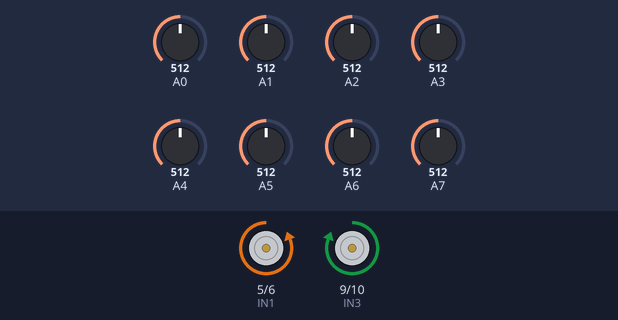
Bench run of a sketch on a simulated Arduino Nano, built with avr-gcc and run on an emulated ATmega328P. On the bench: motor-driver pin pairs drawn as motors (green arrow = first pin HIGH = forward, orange = second pin HIGH = backward, longer = more drive). The test bench sets the inputs (shaded band); at power-on: A2 = 512, A0 = 512, A6 = 512, A1 = 512, A5 = 512, A3 = 512, A4 = 512, A7 = 512.

Above: at 12.4 s.
12.5 s: A2 set to 499
At 13.3 s:
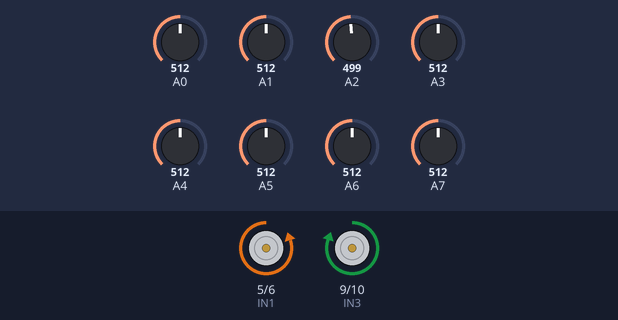
14.0 s: A0 set to 716
At 14.4 s:
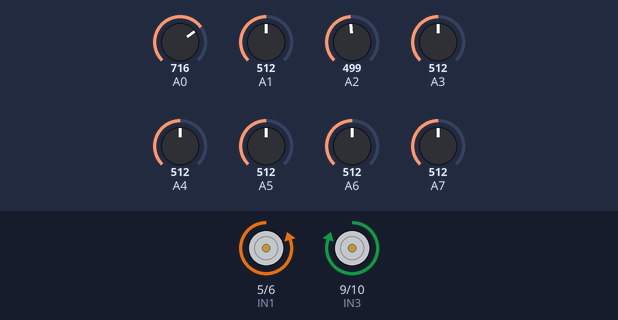
15.5 s: A6 set to 240
18.5 s: A1 set to 992
At 19.5 s:
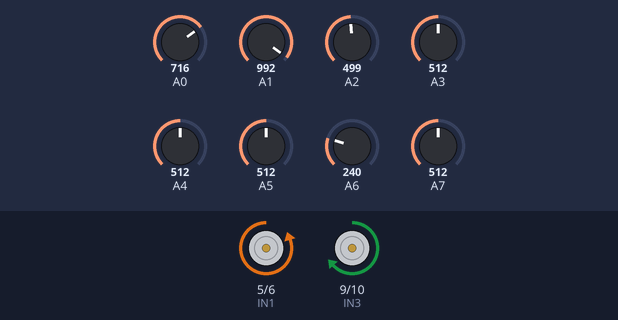
20.0 s: A5 set to 425
At 21.2 s:
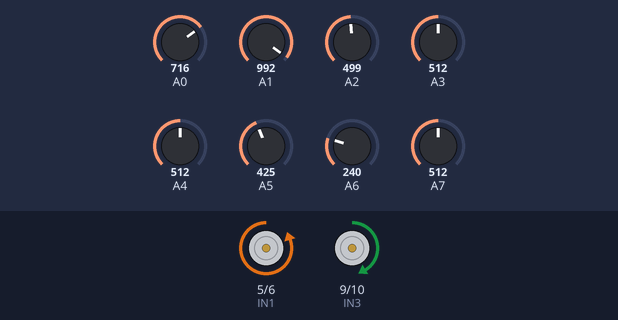
21.5 s: A5 set to 410
Timing chart, 0 to 24.5 s (numbered marks = the images above; inputs shaded):
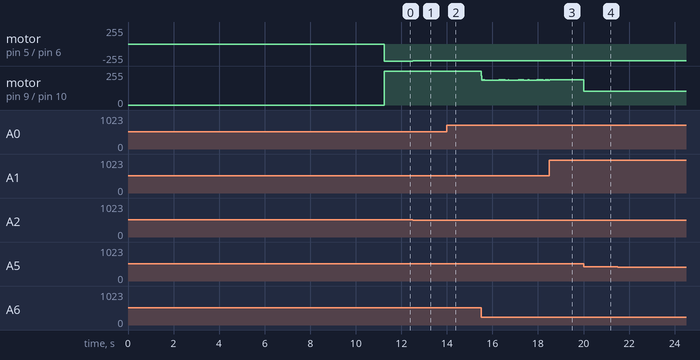

The sketch:

Speed_Line_Follower_Robot_V5.1.ino
```cpp
/* Speed Line Follower Robot V5.1 (28-02-2022)
    ____             __             ____  ______
   / __ \_________ _/ /_____  _____/ __ \/ ____/
  / / / / ___/ __ `/ //_/ _ \/ ___/ / / / / __
 / /_/ / /  / /_/ / ,< /  __/ /  / /_/ / /_/ /
/_____/_/   \__,_/_/|_|\___/_/  /_____/\____/

By DrakerDG (c)
https://www.youtube.com/user/DrakerDG
*/

#include <QTRSensors.h>

// QTRSensors
QTRSensors qtr;

// Number of sensors to use
#define IR 8
unsigned short qtrValues[IR];


#define Kp 0.1     // 255: 0.1     110: 0.2
#define Ki 0.05    // 255: 0.05    110: 0.05
#define Kd 0.003   // 255: 0.003   110: 0.004
#define rightMaxSpeed 255  // 255  50
#define leftMaxSpeed  255  // 255  50

int SetPoint = (IR - 1) * 500;

// Motor-A
int IN1 = 5;
int IN2 = 6;

// Motor-B
int IN3 = 9;
int IN4 = 10;

int lastError=0;
unsigned long cTime, pTime;
float eTime;
float P_error;
float I_error;
float D_error;
float PID_value;

void setup() {
  Serial.begin(9600);
  qtr.setTypeAnalog();

  qtr.setSensorPins((const uint8_t[]){A0, A1, A2, A3, A4, A5, A6, A7},IR);
  for (uint8_t i = 0; i < 250; i++){
    qtr.calibrate();
    delay(20);
  }

  pinMode(IN1, OUTPUT);
  pinMode(IN2, OUTPUT);
  pinMode(IN3, OUTPUT);
  pinMode(IN4, OUTPUT);

}

void run_fwd(int valueSA, int valueSB){
  // Motor A
    analogWrite(IN1, 0);
    analogWrite(IN2, valueSA);
    analogWrite(IN3, valueSB);
    analogWrite(IN4, 0);
}


void Run_robot(){
  char pntX[100];
  char floX[10];
  int med_Speed_R;
  int med_Speed_L;
  int position = qtr.readLineWhite(qtrValues);
  P_error = position - SetPoint;
  cTime = millis();
  eTime = (float)(cTime - pTime) / 1000;
  I_error = I_error * 2 / 3 + P_error * eTime;
  D_error = (P_error - lastError) / eTime;
  PID_value = Kp * P_error + Ki * I_error + Kd * D_error;

  /*
  dtostrf(Kp * P_error,9,3,floX);
  sprintf(pntX, "P: %s", floX);
  Serial.print(pntX);
  dtostrf(Ki * I_error,9,3,floX);
  sprintf(pntX, "    I: %s", floX);
  Serial.print(pntX);
  dtostrf(Kd * D_error,9,3,floX);
  sprintf(pntX, "    D: %s", floX);
  Serial.print(pntX);
  dtostrf(PID_value,9,3,floX);
  sprintf(pntX, "    PID: %s", floX);
  Serial.println(pntX);
  */

  lastError = P_error;
  pTime = cTime;

  med_Speed_L = leftMaxSpeed - abs(PID_value);
  med_Speed_R = rightMaxSpeed - abs(PID_value);
  int leftMotorSpeed = med_Speed_L + PID_value;
  int rightMotorSpeed = med_Speed_R - PID_value;
  leftMotorSpeed = constrain(leftMotorSpeed, 0, leftMaxSpeed);
  rightMotorSpeed = constrain(rightMotorSpeed, 0, rightMaxSpeed);

/*
  Serial.print(rightMotorSpeed);
  Serial.print("   ");
  Serial.println(leftMotorSpeed);
*/
  run_fwd(leftMotorSpeed, rightMotorSpeed);
  delayMicroseconds(140);

}

void loop() {
  Run_robot();
}
```

Measured:
- after the input at 12.5 s, motor on pin 5 (IN1) / pin 6 (IN2): backward 255/255 → backward 253/255 at once; motor on pin 9 (IN3) / pin 10 (IN4): forward 255/255 → forward 254/255 at once
- after the input at 14.0 s, motor on pin 5 (IN1) / pin 6 (IN2): backward 253/255 → backward 254/255 at once
- after the input at 18.5 s, motor on pin 9 (IN3) / pin 10 (IN4): goes on until 18.5 s, then stays forward 189/255
- after the input at 20.0 s, motor on pin 9 (IN3) / pin 10 (IN4): forward 189/255 → forward 105/255 at once
